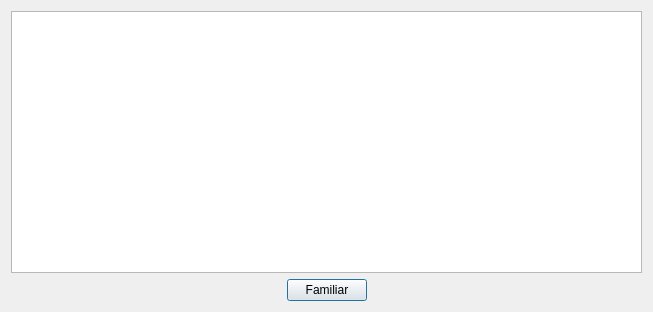
<?xml version="1.0" encoding="UTF-8"?>
<ui version="4.0">
 <class>info_dlg</class>
 <widget class="QDialog" name="info_dlg">
  <property name="windowModality">
   <enum>Qt::ApplicationModal</enum>
  </property>
  <property name="geometry">
   <rect>
    <x>0</x>
    <y>0</y>
    <width>653</width>
    <height>312</height>
   </rect>
  </property>
  <property name="windowTitle">
   <string>Infodlg</string>
  </property>
  <property name="modal">
   <bool>true</bool>
  </property>
  <layout class="QVBoxLayout" name="verticalLayout">
   <item>
    <layout class="QHBoxLayout" name="horizontalLayout">
     <item>
      <widget class="QTextEdit" name="webInfo">
       <property name="readOnly">
        <bool>true</bool>
       </property>
      </widget>
     </item>
    </layout>
   </item>
   <item>
    <layout class="QHBoxLayout" name="horizontalLayout_2">
     <item>
      <spacer name="horizontalSpacer">
       <property name="orientation">
        <enum>Qt::Horizontal</enum>
       </property>
       <property name="sizeHint" stdset="0">
        <size>
         <width>40</width>
         <height>20</height>
        </size>
       </property>
      </spacer>
     </item>
     <item>
      <widget class="QPushButton" name="pushButton">
       <property name="text">
        <string>Familiar</string>
       </property>
      </widget>
     </item>
     <item>
      <spacer name="horizontalSpacer_2">
       <property name="orientation">
        <enum>Qt::Horizontal</enum>
       </property>
       <property name="sizeHint" stdset="0">
        <size>
         <width>40</width>
         <height>20</height>
        </size>
       </property>
      </spacer>
     </item>
    </layout>
   </item>
  </layout>
 </widget>
 <resources/>
 <connections>
  <connection>
   <sender>pushButton</sender>
   <signal>clicked()</signal>
   <receiver>info_dlg</receiver>
   <slot>close()</slot>
   <hints>
    <hint type="sourcelabel">
     <x>326</x>
     <y>288</y>
    </hint>
    <hint type="destinationlabel">
     <x>326</x>
     <y>155</y>
    </hint>
   </hints>
  </connection>
 </connections>
</ui>
